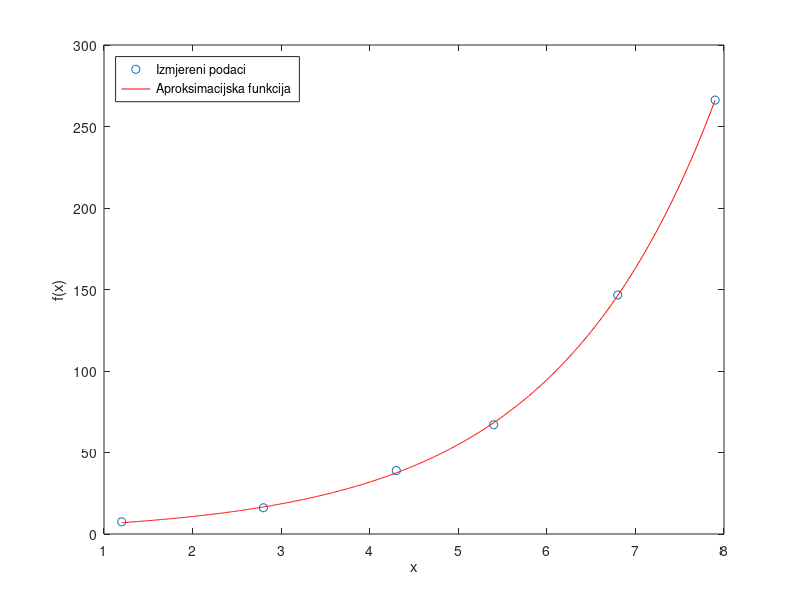

The MATLAB source for this figure: (Note: this script raises an error after producing the figure.)
%% VJEŽBE 7:APROKSIMACIJA I INTERPOLACIJA (2. DIO)
%% Zadatak 2.5.
xk = [1.2 2.8 4.3 5.4 6.8 7.9];
fk = [7.5 16.1 38.9 67.0 146.6 266.2];
%c=[a b]
f=@(c,x) c(1)*exp(c(2)*x);
c0 = [1 1];
c1 = lsqcurvefit(f,c0,xk,fk)
xv = xk(1):1e-2:xk(end);
ya = f(c1,xv);
plot(xk,fk,'o',xv,ya,'r')
xlabel('x')
ylabel('f(x)')
legend('Izmjereni podaci','Aproksimacijska funkcija','Location', 'NorthWest')

%% Zadatak 2.6.
x = -pi/2:1e-1:pi/2;
y = cos(x);
%c = [a1 a2 a3 a4 b1 b2 b3 b4]
c0 = [1 0 0 0 1 0 0 0];
opt = optimoptions('lsqcurvefit','Algorithm','levenberg-marquardt')
c = lsqcurvefit(@approxfun,c0,x,y,[],[],opt)
ya = approxfun(c,x);
plot(x,y,x,ya,'--r','LineWidth',2)
xlabel('x')
ylabel('f(x)')
legend('cos(x)','Padeova aproksimacija')

%% Zadatak 2.7.
xk = 0:5:55;
fk = [0.1 1.884 2.732 2.022 1.65 1.5838 -0.073 -0.002 -0.1122 0.106 1.5265 -0.6321];
p = polyfit(xk,fk,length(xk)-1);
xv = xk(1):1e-2:xk(end);
yp = polyval(p,xv);
ys = spline(xk,fk,xv);
yh = interp1(xk,fk,xv,'pchip');
plot(xk,fk,'*',xv,yp,'g',xv,ys,'r',xv,yh,'k')
xlabel('x')
ylabel('f(x)')
legend('Cvorovi','Polinom 11. stupnja','Kubicni splajn', 'Hermitova interpolacija')
s = spline(xk,fk)
s.coefs

%% Zadatak 2.8.
xk=-3:3;
fk=1./(1+xk.^2);
pl=lagrangeapprox(xk,fk)
xv=-3:1e-2:3;
plx=polyval(pl,xv);
plot(xk,fk,'*',xv,1./(1+xv.^2),'g',xv,plx,'r')
xlabel('x')
ylabel('f(x)')
legend('Cvorovi','1/(1+x^2)','Lagrangeova aproksimacija')
